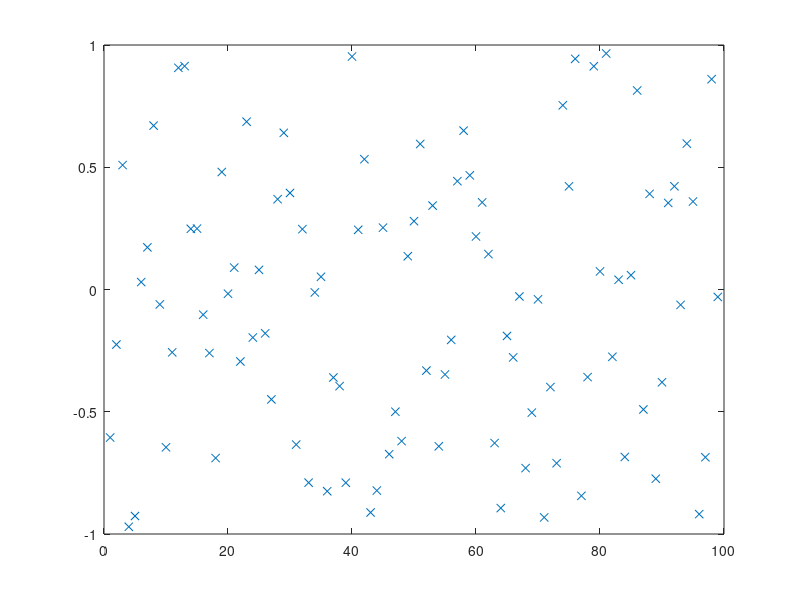

Write the MATLAB code that produced this figure. (Note: this script raises an error after producing the figure.)
% script <a href="matlab:RC_InsertionSortTest">RC_InsertionSortTest</a>
% Test <a href="matlab:help RC_InsertionSort">RC_InsertionSort</a> on a random set of data.
% Renaissance Codebase, https://github.com/tbewley/RC/NRchap07
% Copyright 2023 by Thomas Bewley, distributed under BSD 3-Clause License. 

n=99; D=2*rand(n,1)-1; close all, plot(D(:,1),'x'), pause(0.1)
[D,index]=RC_InsertionSort(D,1,n);   plot(D(:,1),'x')

% end script RC_InsertionSortTest
